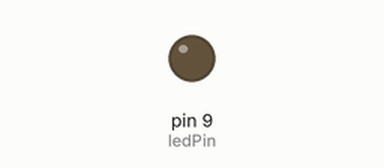
This sketch was run on a simulated Arduino Uno, built with avr-gcc and run on an emulated ATmega328P. Parts: output pins drawn as LEDs (lit = HIGH).

Above: at 0.05 s.
At 3.55 s:
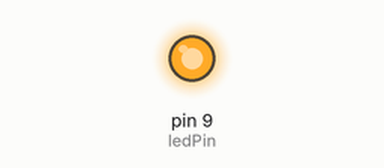
Timing chart, 0 to 5.9 s (numbered marks = the images above):
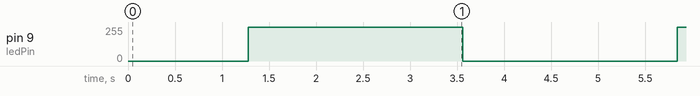

The sketch:

beacon_with_increasing_brightness.ino
```cpp
int ledPin = 9;
int pause=5;

void setup() {
  pinMode(ledPin, OUTPUT);
}

void loop() {
  for (int i=0; i<256; i++)
  {
    analogWrite(ledPin,i);
    delay(pause);
  }
  delay(1000);
  for (int i=255; i>-1; i--)
  {
    analogWrite(ledPin,i);
    delay(pause);
  }
  delay(1000);
}
```

Measured:
- by itself, pin 9 (ledPin): repeats every 4.6 s: 0/255 2.3 s, 255/255 2.3 s
